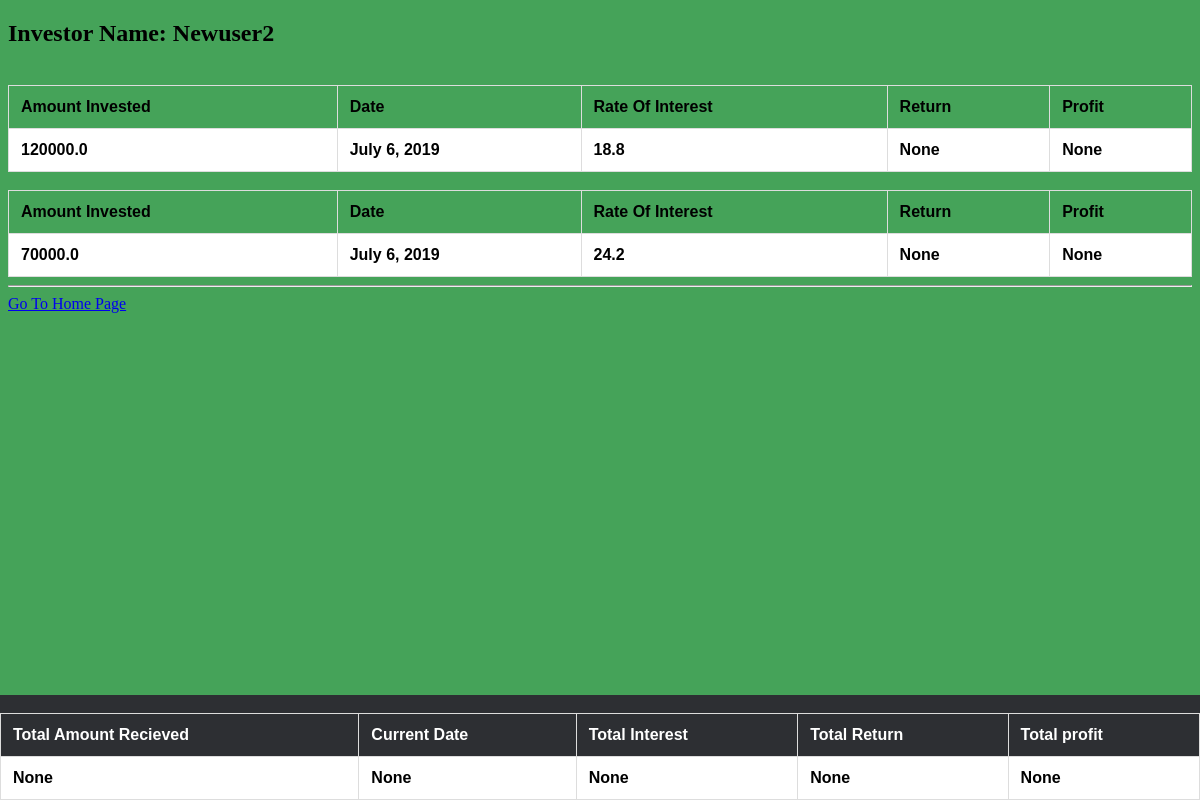
/myinvest/ (signed in), run on the app's committed database.
### investors/models.py (models this page shows)
class Investment(models.Model):
    amount = models.FloatField(blank=False)
    rate = models.FloatField(blank=False)
    timestamp = models.DateField(default=datetime.now)
    investor = models.ForeignKey(Investor, on_delete=models.CASCADE)
    def __str__(self):
        return str(self.investor)

### investors/views.py (the view)
# urls.py: path('myinvest/', views.InvestmentListView, name='myinvest'),
@login_required
def InvestmentListView(request):
    investors = Investment.objects.filter(investor__user=request.user)
    print(investors)
    args = {'investors':investors}
    return render(request, 'investors/myinvest.html', args)

### investors/models.py (called while the page is built)
    def __str__(self):
        return self.name

### investors/templates/investors/myinvest.html
{% extends 'investors/inventorybase.html' %}
{% block content %}
  <div class="container">
        {% if user.is_authenticated %}
            <h2>Investor Name: {{ request.user }}</h2>
            {% for invest in investors %}
            <table>
              <tr>
                <th>Amount Invested</th>
                <th>Date</th>
                <th>Rate Of Interest</th>
                <th>Return</th>
                <th>Profit</th>
              </tr>
             <tr>
               <th>{{ invest.amount }}</th>
               <th>{{ invest.timestamp }}</th>
               <th>{{ invest.rate }}</th>
               <th>None</th>
               <th>None</th>
             </tr>
             <br>
            </table>
              {% endfor %}
        {% endif  %}
{% endblock %}

### company/static/css/style.css (style rules this page uses)
body { background-color: #45a359; }

### investors/templates/investors/inventorybase.html (style rules this page uses)
table { font-family: arial, sans-serif; border-collapse: collapse; width: 100%; }
td, th { border: 1px solid #dddddd; text-align: left; padding: 12px; }
tr:nth-child(even) { background-color: white; color: black; }

### data on the page
Investment: amount "120000.0", timestamp "July 6, 2019", rate "18.8"
Investment: amount "70000.0", timestamp "July 6, 2019", rate "24.2"

### other printed values
{{ request.user }} "Newuser2"
